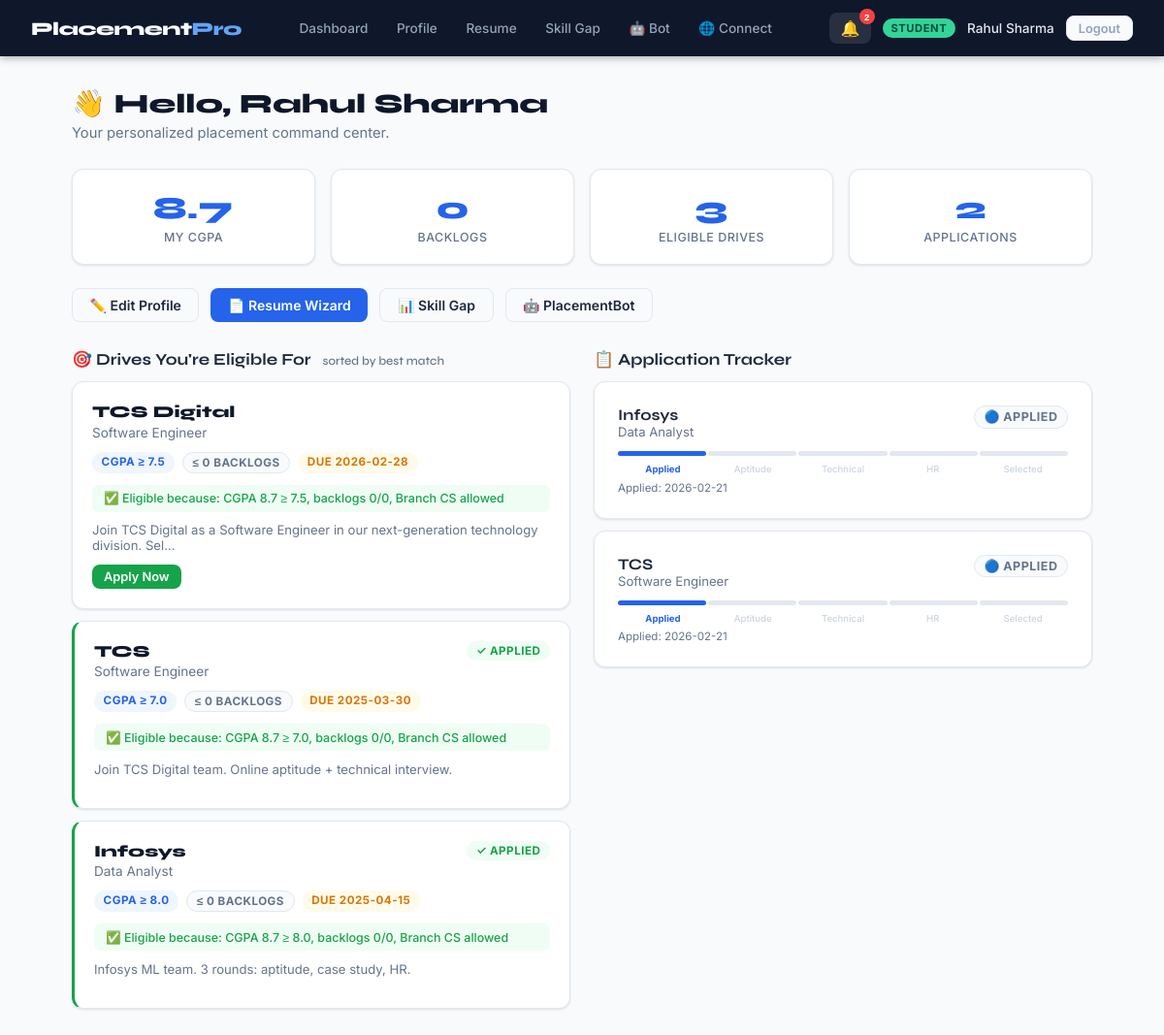
Screenshot of /student (signed in) with the database file from the repository.
### tables this page shows
CREATE TABLE student_profiles (
            id INTEGER PRIMARY KEY AUTOINCREMENT,
            user_id INTEGER UNIQUE REFERENCES users(id),
            cgpa REAL DEFAULT 0,
            backlogs INTEGER DEFAULT 0,
            branch TEXT DEFAULT '',
            skills TEXT DEFAULT '[]',
            projects TEXT DEFAULT '[]',
            certificates TEXT DEFAULT '[]',
            phone TEXT DEFAULT '',
            dob TEXT DEFAULT '',
            linkedin TEXT DEFAULT ''
        , photo_url TEXT DEFAULT '');

CREATE TABLE drives (
            id INTEGER PRIMARY KEY AUTOINCREMENT,
            company TEXT NOT NULL,
            role TEXT NOT NULL,
            min_cgpa REAL NOT NULL,
            max_backlogs INTEGER NOT NULL,
            allowed_branches TEXT NOT NULL,
            description TEXT DEFAULT '',
            deadline TEXT,
            status TEXT DEFAULT 'active',
            package_lpa REAL DEFAULT 0,
            location TEXT DEFAULT '',
            job_type TEXT DEFAULT 'Full-Time',
            created_by INTEGER REFERENCES users(id),
            created_at TIMESTAMP DEFAULT CURRENT_TIMESTAMP
        );

CREATE TABLE applications (
            id INTEGER PRIMARY KEY AUTOINCREMENT,
            student_id INTEGER REFERENCES users(id),
            drive_id INTEGER REFERENCES drives(id),
            status TEXT DEFAULT 'applied',
            applied_at TIMESTAMP DEFAULT CURRENT_TIMESTAMP,
            UNIQUE(student_id, drive_id)
        );

### app.py (the view)
@app.route('/student')
def student_dashboard():
    if session.get('role') != 'student': return redirect(url_for('index'))
    conn = get_db()
    profile = conn.execute('SELECT * FROM student_profiles WHERE user_id=?', (session['user_id'],)).fetchone()
    my_apps = conn.execute('''SELECT a.*, d.company, d.role, d.deadline, d.status as drive_status
        FROM applications a JOIN drives d ON a.drive_id=d.id
        WHERE a.student_id=? ORDER BY a.applied_at DESC''', (session['user_id'],)).fetchall()
    conn.close()
    notifs = get_notifications(session['user_id'])
    eligible_drives = get_eligible_drives(session['user_id']) if profile else []
    return render_template('student_dashboard.html', profile=profile,
        applications=my_apps, notifs=notifs, eligible_drives=eligible_drives)

### app.py (called while the page is built)
def get_db():
    conn = sqlite3.connect(DB)
    conn.row_factory = sqlite3.Row
    return conn

### modules/notifications.py (called while the page is built)
def get_db():
    conn = sqlite3.connect(DB)
    conn.row_factory = sqlite3.Row
    return conn

def get_notifications(user_id, limit=10):
    conn = get_db()
    notifs = conn.execute(
        'SELECT * FROM notifications WHERE user_id=? ORDER BY created_at DESC LIMIT ?',
        (user_id, limit)
    ).fetchall()
    conn.close()
    return [dict(n) for n in notifs]

### modules/placement_engine.py (called while the page is built)
def get_db():
    conn = sqlite3.connect(DB)
    conn.row_factory = sqlite3.Row
    return conn

def get_eligible_drives(student_id):
    conn = get_db()
    profile = conn.execute('SELECT * FROM student_profiles WHERE user_id=?', (student_id,)).fetchone()
    if not profile: conn.close(); return []
    drives = conn.execute("SELECT * FROM drives WHERE status='active' ORDER BY created_at DESC").fetchall()
    conn.close()
    eligible = []
    for d in drives:
        allowed = json.loads(d['allowed_branches'])
        if (profile['cgpa'] >= d['min_cgpa'] and
            profile['backlogs'] <= d['max_backlogs'] and
            (not allowed or profile['branch'] in allowed)):
            eligible.append(dict(d))
    return eligible

### templates/student_dashboard.html (shortened to what this page needs)
{% extends 'base.html' %}
{% block content %}
<div class="page-header">
  <h1>👋 Hello, {{ session.name }}</h1>
  <p>Your personalized placement command center.</p>
</div>
<div class="stats-row">
  <div class="stat-card"><div class="num">{{ profile.cgpa if profile else '—' }}</div><div class="label">My CGPA</div></div>
  <div class="stat-card"><div class="num">{{ profile.backlogs if profile else '—' }}</div><div class="label">Backlogs</div></div>
  <div class="stat-card"><div class="num">{{ eligible_drives|length }}</div><div class="label">Eligible Drives</div></div>
  <div class="stat-card"><div class="num">{{ applications|length }}</div><div class="label">Applications</div></div>
</div>
<div style="display:flex; gap:0.75rem; margin-bottom:1.75rem; flex-wrap:wrap;">
  <a href="/student/profile" class="btn btn-ghost">✏️ Edit Profile</a>
  <a href="/student/resume" class="btn btn-primary">📄 Resume Wizard</a>
  <a href="/student/skill-gap" class="btn btn-ghost">📊 Skill Gap</a>
  <a href="/student/chatbot" class="btn btn-ghost">🤖 PlacementBot</a>
</div>
<div style="display:grid; grid-template-columns:1fr 1fr; gap:1.5rem; align-items:start;">
  <div>
    <h2 style="font-family:'Syne',sans-serif; font-size:1.05rem; font-weight:700; margin-bottom:0.75rem;">
      🎯 Drives You're Eligible For
      {% if eligible_drives %}<span style="font-size:0.78rem; font-weight:500; color:var(--muted); margin-left:0.5rem;">sorted by best match</span>{% endif %}
    </h2>
    {% if eligible_drives %}
      {% for d in eligible_drives %}
      {% set applied = applications|selectattr('drive_id','equalto',d.id)|list %}
      <div class="drive-card" style="margin-bottom:0.75rem; {% if applied %}border-left:3px solid var(--green);{% endif %}">
        <div style="display:flex; justify-content:space-between; align-items:start; margin-bottom:0.35rem;">
          <div>
            <div class="company">{{ d.company }}</div>
            <div class="role-tag">{{ d.role }}</div>
          </div>
          {% if applied %}<span class="badge badge-green">✓ Applied</span>{% endif %}
        </div>
        <div class="criteria">
          <span class="badge badge-blue">CGPA ≥ {{ d.min_cgpa }}</span>
          <span class="badge badge-gray">≤ {{ d.max_backlogs }} Backlogs</span>
          {% if d.deadline %}<span class="badge badge-amber">Due {{ d.deadline }}</span>{% endif %}
        </div>
        {% if profile %}
        <div style="background:var(--green-light); border-radius:7px; padding:0.4rem 0.75rem; margin-bottom:0.65rem; font-size:0.78rem; color:var(--green); font-weight:500;">
          ✅ Eligible because: CGPA {{ profile.cgpa }} ≥ {{ d.min_cgpa }}, backlogs {{ profile.backlogs }}/{{ d.max_backlogs }}, Branch {{ profile.branch }} allowed
        </div>
        {% endif %}
        <p style="font-size:0.82rem; color:var(--muted); margin-bottom:0.75rem;">{{ d.description[:90] }}{% if d.description|length > 90 %}...{% endif %}</p>
        {% if not applied %}
        <form method="POST" action="/student/apply/{{ d.id }}">
          <button type="submit" class="btn btn-success btn-sm">Apply Now</button>
        </form>
        {% endif %}
      </div>
      {% endfor %}
    {% else %}
      <div class="card" style="text-align:center; padding:2rem; color:var(--muted);">
        <div style="font-size:2.5rem; margin-bottom:0.75rem;">🔍</div>
        Complete your profile to see matching drives.
      </div>
    {% endif %}
  </div>
  <div>
    <h2 style="font-family:'Syne',sans-serif; font-size:1.05rem; font-weight:700; margin-bottom:0.75rem;">📋 Application Tracker</h2>
    {% if applications %}
      {% for app in applications %}
      <div class="card" style="margin-bottom:0.75rem; {% if app.drive_status == 'completed' %}opacity:0.8;{% endif %}">
        <div style="display:flex; justify-content:space-between; align-items:start; margin-bottom:0.75rem;">
          <div>
            <div style="font-weight:700; font-family:'Syne',sans-serif;">{{ app.company }}</div>
            <div style="font-size:0.82rem; color:var(--muted);">{{ app.role }}</div>
          </div>
          <div style="text-align:right;">
            {% if app.status == 'selected' %}<span class="badge badge-green" style="font-size:0.78rem;">🎉 Selected!</span>
            {% elif app.status == 'rejected' %}<span class="badge badge-red" style="font-size:0.78rem;">❌ Not Selected</span>
            {% elif app.status == 'hr' %}<span class="badge" style="background:#ecfeff;color:#0891b2;font-size:0.78rem;">🤝 HR Round</span>
            {% elif app.status == 'technical' %}<span class="badge" style="background:#f5f3ff;color:#7c3aed;font-size:0.78rem;">💻 Technical</span>
            {% elif app.status == 'interview_scheduled' %}<span class="badge badge-blue" style="font-size:0.78rem;">📅 Interview</span>
            {% elif app.status == 'aptitude' %}<span class="badge badge-amber" style="font-size:0.78rem;">📝 Aptitude</span>
            {% else %}<span class="badge badge-gray" style="font-size:0.78rem;">🔵 Applied</span>{% endif %}
          </div>
        </div>
        <div style="display:flex; gap:2px; margin-bottom:0.5rem; align-items:center;">
          {% set pipeline = [('applied','Applied','#2563eb'),('aptitude','Aptitude','#d97706'),('technical','Technical','#7c3aed'),('hr','HR','#0891b2'),('selected','Selected','#16a34a')] %}
          {% set order_map = {'applied':0,'aptitude':1,'technical':2,'hr':3,'interview_scheduled':3,'selected':4,'rejected':-1} %}
          {% set cur = order_map.get(app.status, 0) %}
          {% for val, label, color in pipeline %}
            {% set idx = loop.index0 %}
            {% if app.status == 'rejected' %}
              <div style="flex:1;height:5px;border-radius:3px;background:{% if idx == 0 %}#dc2626{% else %}#e2e8f0{% endif %};"></div>
            {% elif idx <= cur %}
              <div style="flex:1;height:5px;border-radius:3px;background:{{ color }};"></div>
            {% else %}
              <div style="flex:1;height:5px;border-radius:3px;background:#e2e8f0;"></div>
            {% endif %}
          {% endfor %}
        </div>
        <div style="display:flex; justify-content:space-between; margin-bottom:0.25rem;">
          {% set pipeline2 = [('applied','Applied'),('aptitude','Aptitude'),('technical','Technical'),('hr','HR'),('selected','Selected')] %}
          {% set order_map2 = {'applied':0,'aptitude':1,'technical':2,'hr':3,'interview_scheduled':3,'selected':4,'rejected':-1} %}
          {% set cur2 = order_map2.get(app.status, 0) %}
          {% for val, label in pipeline2 %}
            {% set idx = loop.index0 %}
            <div style="font-size:0.6rem;font-weight:{% if idx == cur2 %}700{% else %}500{% endif %};color:{% if idx == cur2 %}var(--blue){% elif idx < cur2 %}var(--muted){% else %}#cbd5e1{% endif %};text-align:center;flex:1;">{{ label }}</div>
          {% endfor %}
        </div>
        <div style="font-size:0.72rem; color:var(--muted); margin-top:0.4rem;">Applied: {{ app.applied_at[:10] if app.applied_at else '' }}</div>
      </div>
      {% endfor %}
    {% else %}
      <div class="card" style="text-align:center; padding:2rem; color:var(--muted);">
        <div style="font-size:2.5rem; margin-bottom:0.75rem;">📬</div>
        No applications yet. Apply to eligible drives!
      </div>
    {% endif %}
  </div>
</div>
{% endblock %}

### templates/base.html (style rules this page uses)
:root { --bg: #f8fafc; --surface: #ffffff; --border: #e2e8f0; --dark: #0f172a; --blue: #2563eb; --blue-light: #eff6ff; --green: #16a34a; --green-light: #f0fdf4; --amber: #d97706; --amber-light: #fffbeb; --red: #dc2626; --red-light: #fef2f2; --muted: #64748b; --text: #1e293b; --shadow: 0 1px 3px rgba(0,0,0,0.08), 0 1px 2px rgba(0,0,0,0.04); --shadow-md: 0 4px 6px rgba(0,0,0,0.07), 0 2px 4px rgba(0,0,0,0.05); }
*, *::before, *::after { box-sizing: border-box; margin: 0; padding: 0; }
body { font-family: 'Inter', sans-serif; background: var(--bg); color: var(--text); min-height: 100vh; }
a { color: var(--blue); text-decoration: none; }
.page-header { margin-bottom: 1.75rem; }
.page-header h1 { font-family: 'Syne', sans-serif; font-size: 1.75rem; font-weight: 800; color: var(--dark); }
.page-header p { color: var(--muted); margin-top: 0.25rem; font-size: 0.92rem; }
.card { background: var(--surface); border: 1px solid var(--border); border-radius: 12px; padding: 1.5rem; box-shadow: var(--shadow); }
.stats-row { display: grid; grid-template-columns: repeat(auto-fit, minmax(160px, 1fr)); gap: 1rem; margin-bottom: 1.5rem; }
.stat-card { background: var(--surface); border: 1px solid var(--border); border-radius: 12px; padding: 1.25rem; text-align: center; box-shadow: var(--shadow); }
.stat-card .num { font-family: 'Syne', sans-serif; font-size: 2rem; font-weight: 800; color: var(--blue); }
.stat-card .label { font-size: 0.78rem; color: var(--muted); margin-top: 0.2rem; font-weight: 500; text-transform: uppercase; letter-spacing: 0.04em; }
.btn { display: inline-flex; align-items: center; gap: 0.4rem; padding: 0.5rem 1.1rem; border-radius: 8px; font-size: 0.875rem; font-weight: 600; cursor: pointer; border: none; transition: all 0.15s; font-family: 'Inter', sans-serif; text-decoration: none; }
.btn-primary { background: var(--blue); color: white; }
.btn-success { background: var(--green); color: white; }
.btn-ghost { background: var(--bg); color: var(--text); border: 1px solid var(--border); }
.btn-sm { padding: 0.3rem 0.75rem; font-size: 0.8rem; }
.badge { display: inline-block; padding: 0.2rem 0.6rem; border-radius: 20px; font-size: 0.73rem; font-weight: 700; text-transform: uppercase; letter-spacing: 0.04em; }
.badge-blue { background: var(--blue-light); color: var(--blue); }
.badge-green { background: var(--green-light); color: var(--green); }
.badge-amber { background: var(--amber-light); color: var(--amber); }
.badge-gray { background: var(--bg); color: var(--muted); border: 1px solid var(--border); }
.drive-card { background: var(--surface); border: 1px solid var(--border); border-radius: 12px; padding: 1.25rem; box-shadow: var(--shadow); transition: box-shadow 0.2s, transform 0.2s; }
.drive-card .company { font-family: 'Syne', sans-serif; font-size: 1.05rem; font-weight: 800; color: var(--dark); }
.drive-card .role-tag { color: var(--muted); font-size: 0.85rem; margin-top: 0.15rem; }
.drive-card .criteria { display: flex; gap: 0.5rem; flex-wrap: wrap; margin: 0.75rem 0; }

### rows the page displays
student_profiles: cgpa "8.7", backlogs "0", branch "CS"
drives: company "TCS Digital", role "Software Engineer", min_cgpa "7.5", max_backlogs "0", deadline "2026-02-28", description "Join TCS Digital as a Software Engineer in our next-generation technology division. Sel"
drives: company "TCS", role "Software Engineer", shows "✓ APPLIED", min_cgpa "7.0", max_backlogs "0", deadline "2025-03-30", description "Join TCS Digital team. Online aptitude + technical interview."
drives: company "Infosys", role "Data Analyst", shows "✓ APPLIED", min_cgpa "8.0", max_backlogs "0", deadline "2025-04-15", description "Infosys ML team. 3 rounds: aptitude, case study, HR."
applications: company "Infosys", role "Data Analyst", status "🔵 APPLIED", pipeline2 "Applied" "Aptitude" "Technical" "HR" "Selected", applied_at "2026-02-21"
applications: company "TCS", role "Software Engineer", status "🔵 APPLIED", pipeline2 "Applied" "Aptitude" "Technical" "HR" "Selected", applied_at "2026-02-21"

### other values shown
{{ unread }} "2"
{{ session.role }} "STUDENT"
{{ session.name }} "Rahul Sharma"
{{ eligible_drives|length }} "3"
{{ applications|length }} "2"
